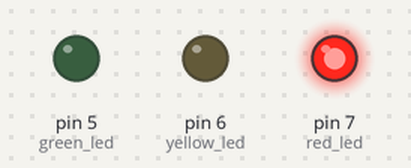
The sketch below on a simulated Arduino Uno, built with avr-gcc and run on an emulated ATmega328P. On the bench: output pins drawn as LEDs (lit = HIGH).

Above: at 1.0 s.
At 2.2 s:
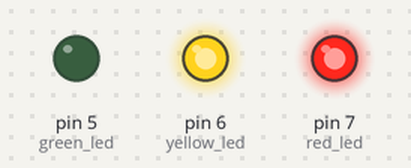
At 2.7 s:
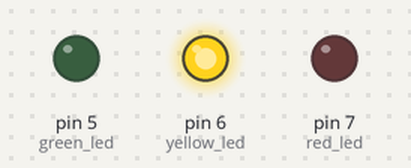
At 4.0 s:
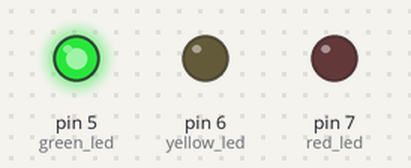
At 5.2 s:
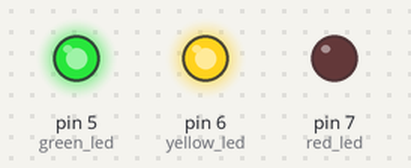
At 6.6 s:
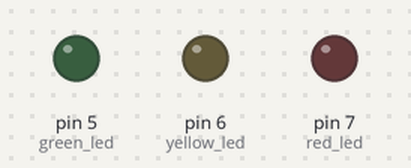
Timing chart, 0 to 8.7 s (numbered marks = the images above):
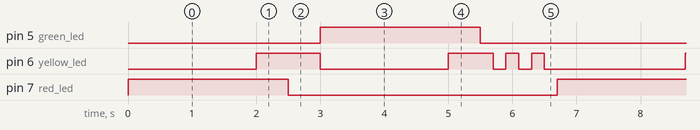

The sketch:

main.ino
```cpp
int red_led = 7;
int yellow_led = 6;
int green_led = 5;

void setup()
{
  pinMode(red_led, OUTPUT);
  pinMode(yellow_led, OUTPUT);
  pinMode(green_led, OUTPUT);
}

void loop()
{
  digitalWrite(red_led, HIGH);
  delay(2000);
  digitalWrite(yellow_led, HIGH);
  delay(500);
  digitalWrite(red_led, LOW);
  delay(500);
  digitalWrite(yellow_led, LOW);
  digitalWrite(green_led, HIGH);
  delay(2000);
	digitalWrite(yellow_led, HIGH);
  delay(500);
  digitalWrite(green_led, LOW);
  delay(200);
  digitalWrite(yellow_led, LOW);
  delay(200);
  digitalWrite(yellow_led, HIGH);
    delay(200);
  digitalWrite(yellow_led, LOW);
  delay(200);
  digitalWrite(yellow_led, HIGH);
    delay(200);
  digitalWrite(yellow_led, LOW);
  delay(200);

}
```

Measured:
- by itself, pin 5 (green_led), pin 7 (red_led): alternates HIGH for 2.5 s and LOW for 4.2 s
- by itself, pin 6 (yellow_led): repeats every 6.7 s: LOW 2.0 s, HIGH 0.70 s, 2 × (LOW 0.20 s, HIGH 0.20 s), LOW 2.2 s, HIGH 1.0 s
- by itself, everything shown: repeats every 6.7 s, in 11 steps
